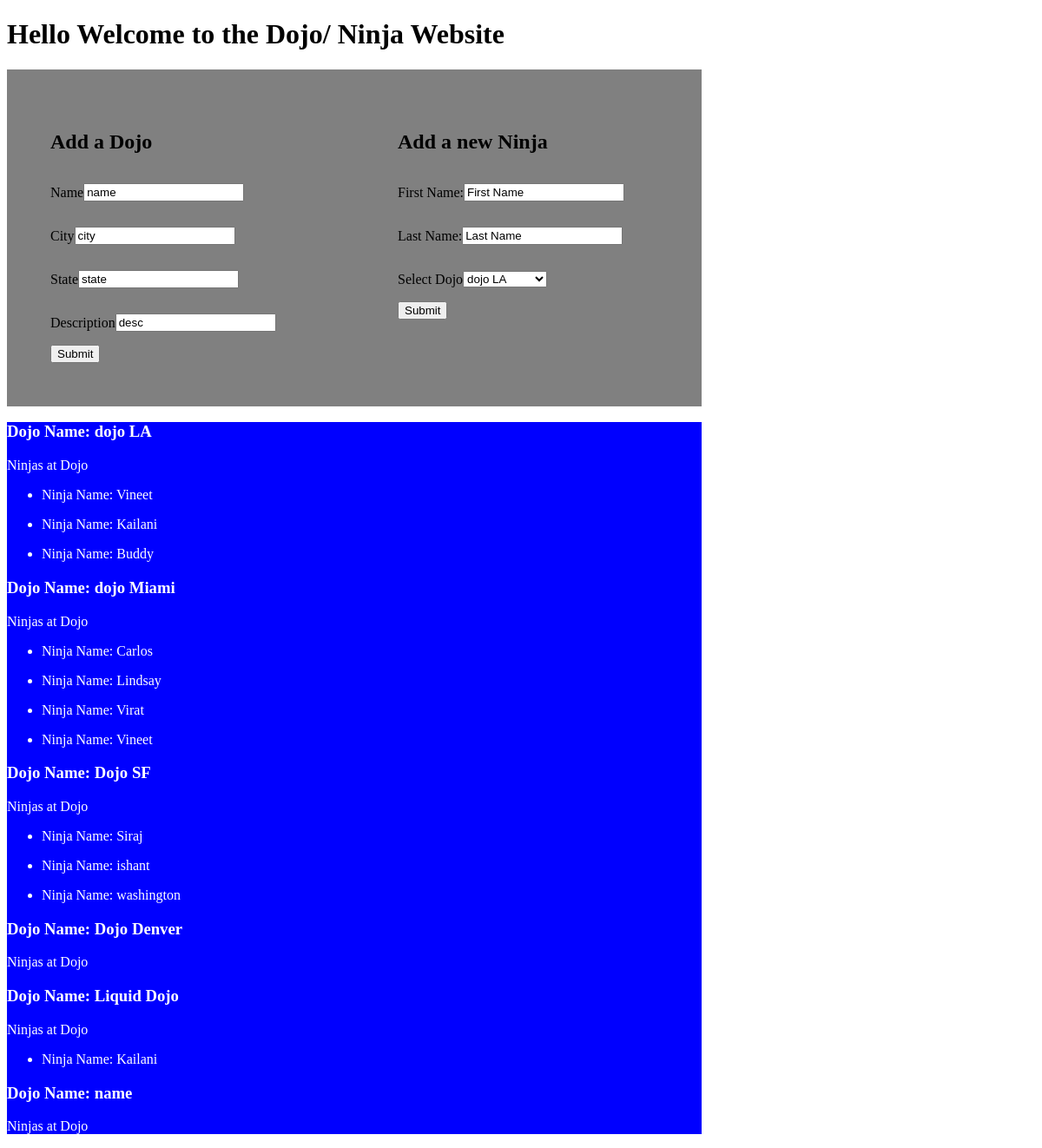
The page / on the database its author committed.
### dojos_ninjas_app/models.py (models this page shows, shortened)
class Dojo(models.Model):
    name = models.CharField(max_length=60)
    city = models.CharField(max_length=120)
    state = models.CharField(max_length=120)
    desc = models.TextField(max_length=240, default="Old Dojo")
    created_at = models.DateTimeField(auto_now_add=True)
    updated_at = models.DateTimeField(auto_now=True)

class Ninja(models.Model):
    dojo = models.ForeignKey(Dojo, related_name="dojos", on_delete= models.CASCADE)
    first_name = models.CharField(max_length=120)
    last_name = models.CharField(max_length=120)
    created_at = models.DateTimeField(auto_now_add=True)
    updated_at = models.DateTimeField(auto_now = True)

### dojos_ninjas_app/views.py (the view)
# urls.py: path('', views.index),
def index(request):
    context = {
        'dojo_all': Dojo.objects.all(),
        'ninja_all': Ninja.objects.all
    }
    return render (request,"index.html", context)

### dojos_ninjas_app/templates/index.html (shortened to what this page needs)
<!DOCTYPE html>
<html lang="en">
<head>
    {% load static %}
    <link rel="stylesheet" href="">
    <link rel="stylesheet" href="{% static 'styles.css'%}">
</head>
<body>
    <h1>Hello Welcome to the Dojo/ Ninja Website</h1>
    <div id="adding">
        <div id="add">
            <h2>Add a Dojo</h2>
            <form action="/add_dojo" method="POST">
                <li>
                    <p>Name</p>
                    <input type="text" value="name" name="name">
                </li>
                <li>
                    <p>City</p>
                    <input type="text" value="city" name="city">
                </li>
                <li>
                    <p>State</p>
                    <input type="text" value="state" name="state">
                </li>
                <li>
                    <p>Description</p>
                    <input type="text" value="desc" name="desc">
                </li>
                <button>Submit</button>
            </form>
        </div>
        <div id="add">
            <H2>Add a new Ninja</H2>
            <form action="add_ninja" method="POST">
                <li>
                    <p>First Name: </p>
                    <input type="text" value="First Name" name="first_name">
                </li>
                <li>
                    <p>Last Name:</p>
                    <input type="text" value="Last Name" name="last_name">
                </li>
                <li>
                    <p>Select Dojo</p>
                    <Select name="dojo">
                        {% for dojo in dojo_all %}
                        <option value="{{dojo.id}}">{{dojo.name}}</option>
                        {% endfor %}
                    </Select>
                </li>
                <button>Submit</button>
            </form>
        </div>
    </div>
    <div id="message">
        {% for dojo in dojo_all %}
            <h3>Dojo Name: {{ dojo.name }}</h3>
            <p> Ninjas at Dojo</p>
            <ul>
                {% for ninja in dojo.dojos.all%}
                <li>
                    <p>Ninja Name: {{ninja.first_name}}</p>
                </li>
                {% endfor %}
            </ul>
        {% endfor %}
    </div>
</body>
</html>

### dojos_ninjas_app/static/styles.css (style rules this page uses)
#adding { display: inline-flex; background-color: grey; }
#add { list-style: none; width: 300px; margin: 50px; }
#add li { display: flex; align-items: center; }
#add input { align-items: left; }
#message { background-color: blue; width: 800px; color: white; font-style: normal; }

### rows shown on the page
Dojo: name "dojo LA"
Ninja: first_name "Vineet"
Ninja: first_name "Kailani"
Ninja: first_name "Buddy"
Dojo: name "dojo Miami"
Ninja: first_name "Carlos"
Ninja: first_name "Lindsay"
Ninja: first_name "Virat"
Ninja: first_name "Vineet"
Dojo: name "Dojo SF"
Ninja: first_name "Siraj"
Ninja: first_name "ishant"
Ninja: first_name "washington"
Dojo: name "Dojo Denver"
Dojo: name "Liquid Dojo"
Ninja: first_name "Kailani"
Dojo: name "name"

### other values the page prints
form field dojo "dojo LA"
